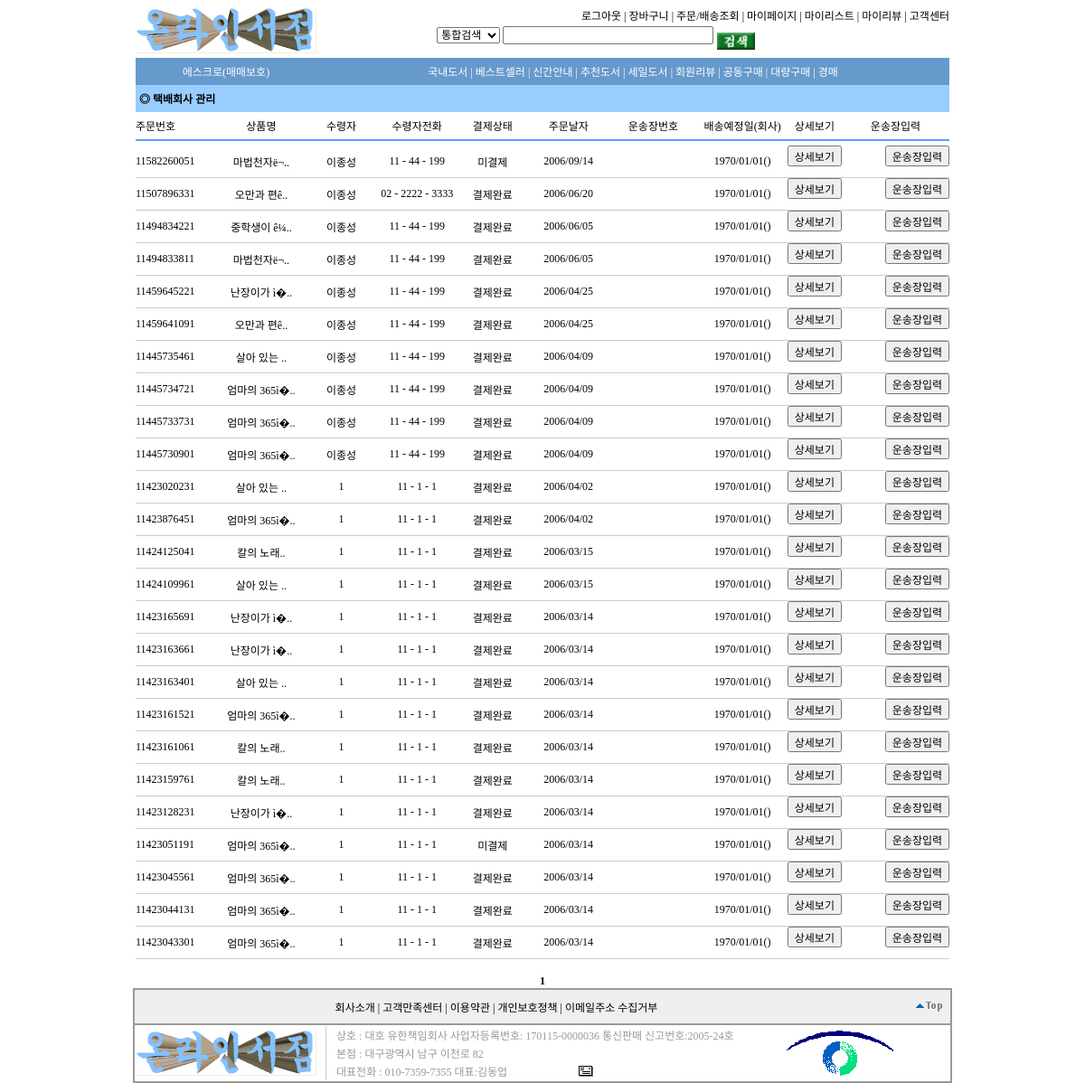
The app's page /transportation.php (signed in) with its own data.
### tables this page shows
CREATE TABLE `myorder` (
  `id` int(11) NOT NULL auto_increment,
  `ordernum` varchar(20) NOT NULL default '',
  `orderer` varchar(20) NOT NULL default '',
  `ordername` varchar(50) NOT NULL default '',
  `allcash` int(11) NOT NULL default '0',
  `allpoint` int(11) NOT NULL default '0',
  `pwd` varchar(20) NOT NULL default '',
  `tel1` varchar(4) NOT NULL default '',
  `tel2` varchar(4) NOT NULL default '',
  `tel3` varchar(4) NOT NULL default '',
  `htel1` varchar(4) NOT NULL default '',
  `htel2` varchar(4) NOT NULL default '',
  `htel3` varchar(4) NOT NULL default '',
  `post1` varchar(10) NOT NULL default '',
  `post2` varchar(30) NOT NULL default '',
  `address` varchar(90) NOT NULL default '',
  `post_num` varchar(90) NOT NULL default '',
  `email` varchar(50) NOT NULL default '',
  `bname` varchar(12) NOT NULL default '',
  `btel1` varchar(4) NOT NULL default '',
  `btel2` varchar(4) NOT NULL default '',
  `btel3` varchar(4) NOT NULL default '',
  `bhtel1` varchar(4) NOT NULL default '',
  `bhtel2` varchar(4) NOT NULL default '',
  `bhtel3` varchar(4) NOT NULL default '',
  `bpost1` varchar(10) NOT NULL default '',
  `bpost2` varchar(30) NOT NULL default '',
  `baddress` varchar(90) NOT NULL default '',
  `bpost_num` varchar(90) NOT NULL default '',
  `bemail` varchar(50) NOT NULL default '',
  `content` varchar(100) default NULL,
  `completion` tinyint(4) NOT NULL default '0',
  `confirmation` tinyint(4) NOT NULL default '0',
  `orderday` int(11) NOT NULL default '0',
  PRIMARY KEY  (`id`),
  KEY `ordernum` (`ordernum`),
  KEY `orderer` (`orderer`),
  KEY `ordername` (`ordername`),
  KEY `confirmation` (`confirmation`),
  KEY `completion` (`completion`)
);

### config/config.php (called while the page is built, shortened)
<?php
$limit50          = 50;
?>

### transportation.php (the view, shortened to what this page needs)
<?php
include "top.php";
include "config/config.php";
if(!isset($_SESSION['my_member_id'])){$my_member_id ="";} else {$my_member_id = $_SESSION['my_member_id'];}
if(!isset($_SESSION['my_name'])){$my_name ="";} else {$my_name = $_SESSION['my_name'];}
if(!isset($_SESSION['my_grade'])){$my_grade ="";} else {$my_grade = $_SESSION['my_grade'];}
if(!isset($_REQUEST['fromnum'])){$fromnum =0;} else {$fromnum = $_REQUEST['fromnum'];}
if(!isset($_REQUEST['page'])){$page  =1;} else {$page  = $_REQUEST['page'];}
if($my_member_id){
	if($my_grade < 6){
$numresults=mysqli_query($link,"select id from myorder");
$numrows=mysqli_num_rows($numresults);
$totalpage = ceil($numrows / $limit50);
?>
<table align="center" border="0" cellspacing="0" cellpadding="1" width="900" bordercolordark="white" bordercolorlight="#0072D1">
<tr>
	<td width="400" height="30" bgcolor="#99CCFF">
	<p>&nbsp;<b>◎ 택배회사 관리</b></p>
	</td>
	<td align="right" width="500" height="30" bgcolor="#99CCFF">
	</td>
</tr>
</table>
<table align="center" border="0" cellpadding="0" cellspacing="0" width="900">
<tr>
<td width="90" height="30" align="left">주문번호</td>
<td width="100" height="30" align="center">상품명</td>
<td width="80" height="30" align="center">수령자</td>
<td width="90" height="30" align="center">수령자전화</td>
<td width="80" height="30" align="center">결제상태</td>
<td width="90" height="30" align="center">주문날자</td>
<td width="100" height="30" align="center">운송장번호</td>
<td width="100" height="30" align="center">배송예정일(회사)</td>
<td width="60" height="30" align="center">상세보기</td>
<td width="120" height="30" align="center">운송장입력</td>
</tr>
<tr><td colspan="10" height="2" bgcolor="#6699FF"></td></tr>
<tr><td colspan="10" height="5"></td></tr>
<?php
if($fromnum == 0 ) $fromnum = 0;
$queryorder=mysqli_query($link,"select * from myorder where confirmation!='0' && completion!='1' order by orderday desc limit $fromnum,$limit50");
$countall=mysqli_num_rows($queryorder);
if($countall < 1){
echo "<tr><td colspan=7 height=5>".$my_name. "님의 주문상품이 없습니다.</td></tr>";
} else {
while($roworder=mysqli_fetch_array($queryorder))
{
$querybasket=mysqli_query($link,"select name from basket where ordernum='$roworder[ordernum]' order by id asc limit 1");
$rowbasket=mysqli_fetch_array($querybasket);
$querytrans=mysqli_query($link,"select * from transport where ordernum='$roworder[ordernum]'");
$rowtrans=mysqli_fetch_array($querytrans);
?>
<tr>
<td width="90" height="30"><?php echo $roworder['ordernum']; ?></td>
<td width="100" height="30" align="center">
<?php
$str=$rowbasket['name'];
$length=15;
$str = chop(substr($str, 0, $length));
preg_match('/^([\x00-\x7e]|.{2})*/', $str, $titleok);
echo $titleok[0]."..";
?>
</td>
<td width="80" height="30" align="center"><?php echo$roworder['bname']; ?></td>
<td width="90" height="30" align="center"><?php echo $roworder['btel1']." - ".$roworder['btel2']." - ".$roworder['btel3']; ?></td>
<td width="80" height="30" align="center">
<?php
$ordcomfir=$roworder['confirmation'];
if($ordcomfir > 0 && $ordcomfir < 9){
	echo "결제완료";
}else{
	echo "미결제";
}
?>
</td>
<td width="90" height="30" align="center">
<?php
$ordertime=$roworder['orderday'];
$orderyear = date('Y',$ordertime);
$ordermonth = date('m',$ordertime);
$orderday = date('d',$ordertime);
echo $orderyear."/".$ordermonth."/".$orderday;
?>
</td>
<td width="100" height="30" align="center"><?php echo$rowtrans['transnum']; ?></td>
<td width="100" height="30" align="center">
<?php
$transtime=$rowtrans['transday'];
$transyear = date('Y',$transtime);
$transmonth = date('m',$transtime);
$transday = date('d',$transtime);
echo $transyear."/".$transmonth."/".$transday;
?>
(<?php echo $rowtrans['transco']; ?>)
</td>
<td width="60" height="30" align="right">
<form>
<input type="button" Value="상세보기" onClick="window.open ('admin/OrderMinute.php?orderid=<?php=$roworder['id']?>', 'new', 'toolbar=no,location=no,directories=no,status=no,menubar=no,scrollbars=auto, resizable=no,copyhistory=no,width=800, height=300')">
</td></form>
<td width="120" height="30" align="right">
<form>
<input type="button" Value="운송장입력" onClick="window.open ('TransNumModify.php?kordernum=<?php=$roworder['ordernum']?>&mod=transportinsert', 'new', 'toolbar=no,location=no,directories=no,status=no,menubar=no,scrollbars=auto, resizable=no,copyhistory=no,width=800, height=300')">
</td></form>
<tr><td colspan="10" height="1" bgcolor="#CCCCCC"></td></tr>
<?php
}
}
?>
<tr><td colspan="10" height="5"></td></tr>
</table>
<p>
<center><?php echo pagenavigate($page, $totalpage, "$_SERVER[REQUEST_URI]")?></center>
<?php
}else{ msg("관리자가 아닙니다."); }
}else{ include "link_login.php"; }
include "bottom.php";
?>

### css/stylesheet.css (style rules this page uses)
body, p, td, input, select, textarea { font-size:9pt; }
A:link { text-decoration: none; color:#000000; }

### records on screen
myorder: ordernum "11582260051", titleok "마법천자ë¬", bname "이종성", btel1 "11", btel2 "44", btel3 "199", confirmation "미결제", orderday "2006", orderday "09", orderday "14", transyear "1970", transmonth "01", transday "01"
myorder: ordernum "11507896331", titleok "오만과 편ê", bname "이종성", btel1 "02", btel2 "2222", btel3 "3333", confirmation "결제완료", orderday "2006", orderday "06", orderday "20", transyear "1970", transmonth "01", transday "01"
myorder: ordernum "11494834221", titleok "중학생이 ê¼", bname "이종성", btel1 "11", btel2 "44", btel3 "199", confirmation "결제완료", orderday "2006", orderday "06", orderday "05", transyear "1970", transmonth "01", transday "01"
myorder: ordernum "11494833811", titleok "마법천자ë¬", bname "이종성", btel1 "11", btel2 "44", btel3 "199", confirmation "결제완료", orderday "2006", orderday "06", orderday "05", transyear "1970", transmonth "01", transday "01"
myorder: ordernum "11459645221", titleok "난장이가 ì�", bname "이종성", btel1 "11", btel2 "44", btel3 "199", confirmation "결제완료", orderday "2006", orderday "04", orderday "25", transyear "1970", transmonth "01", transday "01"
myorder: ordernum "11459641091", titleok "오만과 편ê", bname "이종성", btel1 "11", btel2 "44", btel3 "199", confirmation "결제완료", orderday "2006", orderday "04", orderday "25", transyear "1970", transmonth "01", transday "01"
myorder: ordernum "11445735461", titleok "살아 있는", bname "이종성", btel1 "11", btel2 "44", btel3 "199", confirmation "결제완료", orderday "2006", orderday "04", orderday "09", transyear "1970", transmonth "01", transday "01"
myorder: ordernum "11445734721", titleok "엄마의 365ì�", bname "이종성", btel1 "11", btel2 "44", btel3 "199", confirmation "결제완료", orderday "2006", orderday "04", orderday "09", transyear "1970", transmonth "01", transday "01"
myorder: ordernum "11445733731", titleok "엄마의 365ì�", bname "이종성", btel1 "11", btel2 "44", btel3 "199", confirmation "결제완료", orderday "2006", orderday "04", orderday "09", transyear "1970", transmonth "01", transday "01"
myorder: ordernum "11445730901", titleok "엄마의 365ì�", bname "이종성", btel1 "11", btel2 "44", btel3 "199", confirmation "결제완료", orderday "2006", orderday "04", orderday "09", transyear "1970", transmonth "01", transday "01"
myorder: ordernum "11423020231", titleok "살아 있는", bname "1", btel1 "11", btel2 "1", btel3 "1", confirmation "결제완료", orderday "2006", orderday "04", orderday "02", transyear "1970", transmonth "01", transday "01"
myorder: ordernum "11423876451", titleok "엄마의 365ì�", bname "1", btel1 "11", btel2 "1", btel3 "1", confirmation "결제완료", orderday "2006", orderday "04", orderday "02", transyear "1970", transmonth "01", transday "01"
myorder: ordernum "11424125041", titleok "칼의 노래", bname "1", btel1 "11", btel2 "1", btel3 "1", confirmation "결제완료", orderday "2006", orderday "03", orderday "15", transyear "1970", transmonth "01", transday "01"
myorder: ordernum "11424109961", titleok "살아 있는", bname "1", btel1 "11", btel2 "1", btel3 "1", confirmation "결제완료", orderday "2006", orderday "03", orderday "15", transyear "1970", transmonth "01", transday "01"
myorder: ordernum "11423165691", titleok "난장이가 ì�", bname "1", btel1 "11", btel2 "1", btel3 "1", confirmation "결제완료", orderday "2006", orderday "03", orderday "14", transyear "1970", transmonth "01", transday "01"
myorder: ordernum "11423163661", titleok "난장이가 ì�", bname "1", btel1 "11", btel2 "1", btel3 "1", confirmation "결제완료", orderday "2006", orderday "03", orderday "14", transyear "1970", transmonth "01", transday "01"
myorder: ordernum "11423163401", titleok "살아 있는", bname "1", btel1 "11", btel2 "1", btel3 "1", confirmation "결제완료", orderday "2006", orderday "03", orderday "14", transyear "1970", transmonth "01", transday "01"
myorder: ordernum "11423161521", titleok "엄마의 365ì�", bname "1", btel1 "11", btel2 "1", btel3 "1", confirmation "결제완료", orderday "2006", orderday "03", orderday "14", transyear "1970", transmonth "01", transday "01"
myorder: ordernum "11423161061", titleok "칼의 노래", bname "1", btel1 "11", btel2 "1", btel3 "1", confirmation "결제완료", orderday "2006", orderday "03", orderday "14", transyear "1970", transmonth "01", transday "01"
myorder: ordernum "11423159761", titleok "칼의 노래", bname "1", btel1 "11", btel2 "1", btel3 "1", confirmation "결제완료", orderday "2006", orderday "03", orderday "14", transyear "1970", transmonth "01", transday "01"
myorder: ordernum "11423128231", titleok "난장이가 ì�", bname "1", btel1 "11", btel2 "1", btel3 "1", confirmation "결제완료", orderday "2006", orderday "03", orderday "14", transyear "1970", transmonth "01", transday "01"
myorder: ordernum "11423051191", titleok "엄마의 365ì�", bname "1", btel1 "11", btel2 "1", btel3 "1", confirmation "미결제", orderday "2006", orderday "03", orderday "14", transyear "1970", transmonth "01", transday "01"
myorder: ordernum "11423045561", titleok "엄마의 365ì�", bname "1", btel1 "11", btel2 "1", btel3 "1", confirmation "결제완료", orderday "2006", orderday "03", orderday "14", transyear "1970", transmonth "01", transday "01"
myorder: ordernum "11423044131", titleok "엄마의 365ì�", bname "1", btel1 "11", btel2 "1", btel3 "1", confirmation "결제완료", orderday "2006", orderday "03", orderday "14", transyear "1970", transmonth "01", transday "01"
myorder: ordernum "11423043301", titleok "엄마의 365ì�", bname "1", btel1 "11", btel2 "1", btel3 "1", confirmation "결제완료", orderday "2006", orderday "03", orderday "14", transyear "1970", transmonth "01", transday "01"
